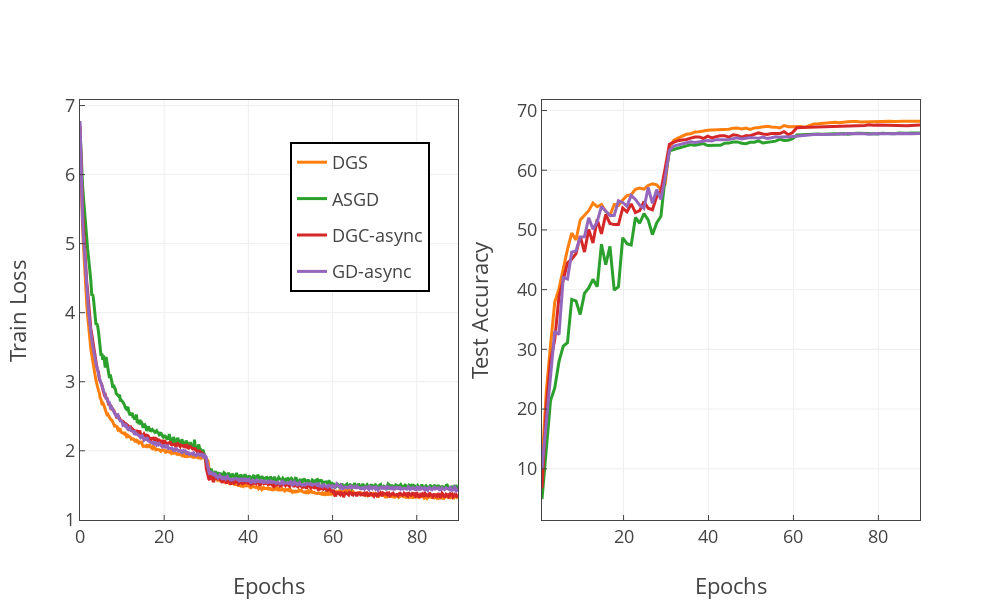

Write notebook code for a chart like this one.
### Code cell
# resnet-18 16workers

DGS = prepare_data('~/share/DGS/log/result_imagenet/node11_gradient_sgd_resnet18_m0.45_e120_b256_16worker.csv')[:450]
asgd = prepare_data('~/share/DGS/log/result_imagenet/node9_asgd_resnet18_m0.45_e120_b256_16worker.csv')[:450]
DGC = prepare_data('~/share/DGS/log/result_imagenet/node8_dgc_resnet18_m0.45_e120_b256_16worker.csv')[:450]
aji = prepare_data('~/share/DGS/log/result_imagenet/node2_aji_resnet18_m0.45_e90_b256_16worker.csv')[:450]
datas_str = '[DGS,asgd,DGC,aji]'
datas=eval(datas_str)
labels=[i.replace('[','').replace(']','') for i in datas_str.split(',')]
labels=['DGS','ASGD','DGC-async','GD-async']
# train_acc(datas,labels)
# train_loss(datas,labels)
# test_acc(datas,labels)
# test_loss(datas,labels)
subplot(datas,labels)
# for i in datas:
#     print(DGS.test_accuracy.max())
